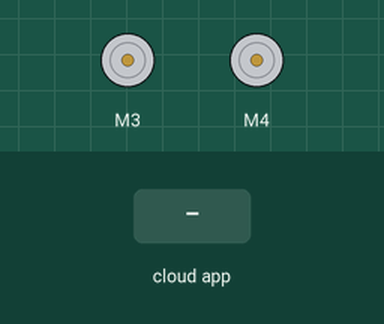
Recording of a sketch running on a simulated Arduino Uno, built with avr-gcc and run on an emulated ATmega328P. Shown: 2 × DC motor (green arrow = forward, orange = backward, longer = faster). Inputs (shaded band) come from the test bench. The RemoteXY app is connected.

Above: at 1.2 s.
1.3 s: the phone or cloud app sets left_caterpillar_y to -100
At 2.0 s:
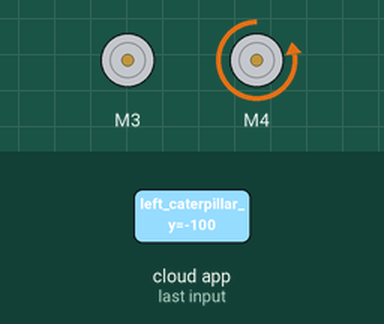
2.8 s: the phone or cloud app sets right_caterpillar_y to -100
At 3.1 s:
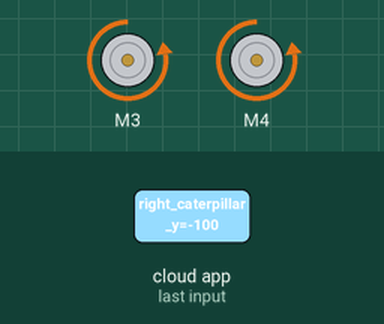
4.3 s: the phone or cloud app sets left_caterpillar_y to 0
At 5.5 s:
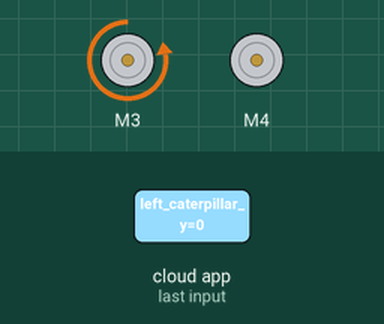
5.8 s: the phone or cloud app sets right_caterpillar_y to 100
At 6.6 s:
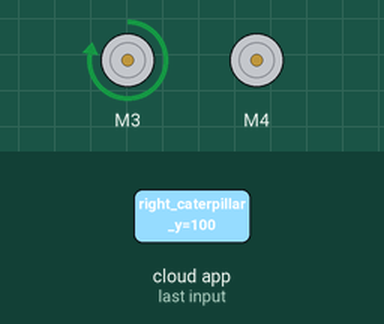
7.3 s: the phone or cloud app sets left_caterpillar_y to 100
At 7.8 s:
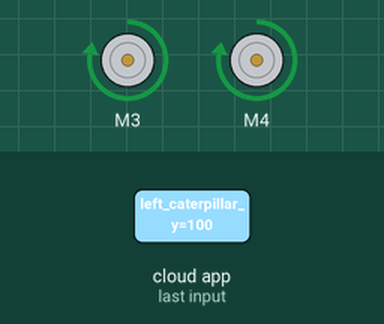
8.8 s: the phone or cloud app sets right_caterpillar_y to 0
At 10.2 s:
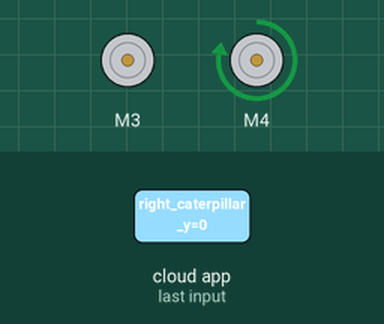
Timing chart, 0 to 11.3 s (numbered marks = the images above; inputs shaded):
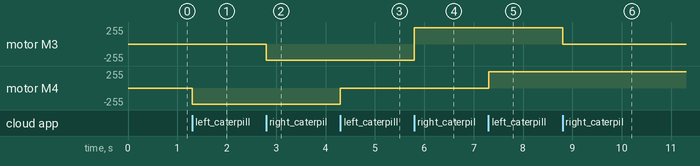

The sketch:

caterpillar-platform.ino
```cpp
/**************************************************************
caterpillar-platform.ino
BlackBug Engineering
01.12.2017
https://github.com/dbprof/caterpillar-platform
***************************************************************/

///////////////////////////ШИЛД///////////////////////////
//Подключаем библиотеку для работы с I2C
#include <Wire.h>

//Подключаем библиотеку шилда моторов
#include <Adafruit_MotorShield.h>

//Подключаем библиотеку драйвера моторов Adafruit
#include "utility/Adafruit_MS_PWMServoDriver.h"

//Создаем объект шилда моторов с адресом I2C по умолчанию
Adafruit_MotorShield AFMS = Adafruit_MotorShield();

//Создаем объекты правого и левого моторов
//Правый мотор подключен к выходу 3
Adafruit_DCMotor *RightMotor = AFMS.getMotor(3);
//Левый мотор подключен к выходу 4
Adafruit_DCMotor *LeftMotor = AFMS.getMotor(4);

///////////////////////////REMOTEXY///////////////////////////
#define REMOTEXY_MODE__SOFTSERIAL
#include <SoftwareSerial.h>

#include <RemoteXY.h>

#define REMOTEXY_SERIAL_RX 12
#define REMOTEXY_SERIAL_TX 11
#define REMOTEXY_SERIAL_SPEED 9600

#pragma pack(push, 1)
uint8_t RemoteXY_CONF[] =
  { 255,4,0,0,0,17,0,6,0,0,
  5,32,13,16,30,30,2,5,32,60,
  16,30,30,2 };

struct {
  int8_t left_caterpillar_x; // =-100..100 x-coordinate joystick position
  int8_t left_caterpillar_y; // =-100..100 y-coordinate joystick position
  int8_t right_caterpillar_x; // =-100..100 x-coordinate joystick position
  int8_t right_caterpillar_y; // =-100..100 y-coordinate joystick position

  uint8_t connect_flag;  // =1 if wire connected, else =0
} RemoteXY;
#pragma pack(pop)


//Создаем ограничение максимальной скорости для каждого мотора
int iMaxSpeedRM = 50; //50
int iMaxSpeedLM = 50; //50

void setup() {
  //Открываем последовательный порт для отладки
  Serial.begin(9600);

  //Создаем объект шилда мотор моторов на частоте по умолчанию 1.6KHz
  AFMS.begin();

  //Инициируем интерфейс управления
  RemoteXY_Init ();
}

void loop()
{
  RemoteXY_Handler ();

  int8_t right_val_cur = RemoteXY.right_caterpillar_y;
  int8_t left_val_cur = RemoteXY.left_caterpillar_y;

  RightMotor->setSpeed(abs(right_val_cur)*5);
  LeftMotor->setSpeed(abs(left_val_cur)*5);

  if (right_val_cur > 0){
    RightMotor->run(FORWARD);
  }
  else if (right_val_cur < 0){
    RightMotor->run(BACKWARD);
  }
  else{
    RightMotor->run(RELEASE);
  }

  if (left_val_cur > 0){
    LeftMotor->run(FORWARD);
  }
  else if (left_val_cur < 0){
    LeftMotor->run(BACKWARD);
  }
  else{
    LeftMotor->run(RELEASE);
  }
}
```

Measured:
- after the input at 1.3 s, motor M4: stopped → backward 244/255 at once
- after the input at 2.8 s, motor M3: stopped → backward 244/255 at once
- after the input at 4.3 s, motor M4: backward 244/255 → stopped at once
- after the input at 5.8 s, motor M3: backward 244/255 → forward 244/255 at once
- after the input at 7.3 s, motor M4: stopped → forward 244/255 at once
- after the input at 8.8 s, motor M3: forward 244/255 → stopped at once
